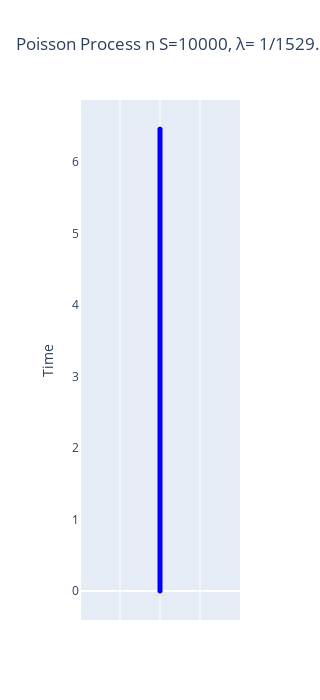

This figure's notebook cell:
### Code cell
fig = px.scatter(x=[1]*len(event_times), y=event_times, title=f'Poisson Process n S={S}, λ= 1/{lambda_rate}')
fig.update_traces(marker=dict(color='blue', size=5))  # уменьшение размера маркеров
fig.update_layout(width=300, height=700)  # уменьшение размера фигуры
fig.update_layout(xaxis_title='', yaxis_title='Time', xaxis=dict(showticklabels=False), yaxis=dict(showgrid=False, showticklabels=True))
fig.show()

### Figure 1 — Plotly figure (JSON) as saved in the notebook; plotly's stock layout.template omitted (floating-point values rounded to 4 significant figures; data arrays with more than 128 entries replaced by an {"elided": "..."} marker saying what was removed)
{"data": [{"hovertemplate": "x=%{x}<br>y=%{y}<extra></extra>", "legendgroup": "", "marker": {"color": "blue", "size": 5, "symbol": "circle"}, "mode": "markers", "name": "", "showlegend": false, "type": "scattergl", "x": {"elided": "10000 int values"}, "xaxis": "x", "y": {"elided": "10000 float values"}, "yaxis": "y"}], "layout": {"height": 700, "legend": {"tracegroupgap": 0}, "title": {"text": "Poisson Process n S=10000, λ= 1/1529.711620374271"}, "width": 300, "xaxis": {"anchor": "y", "domain": [0, 1], "showticklabels": false, "title": {"text": ""}}, "yaxis": {"anchor": "x", "domain": [0, 1], "showgrid": false, "showticklabels": true, "title": {"text": "Time"}}}}
